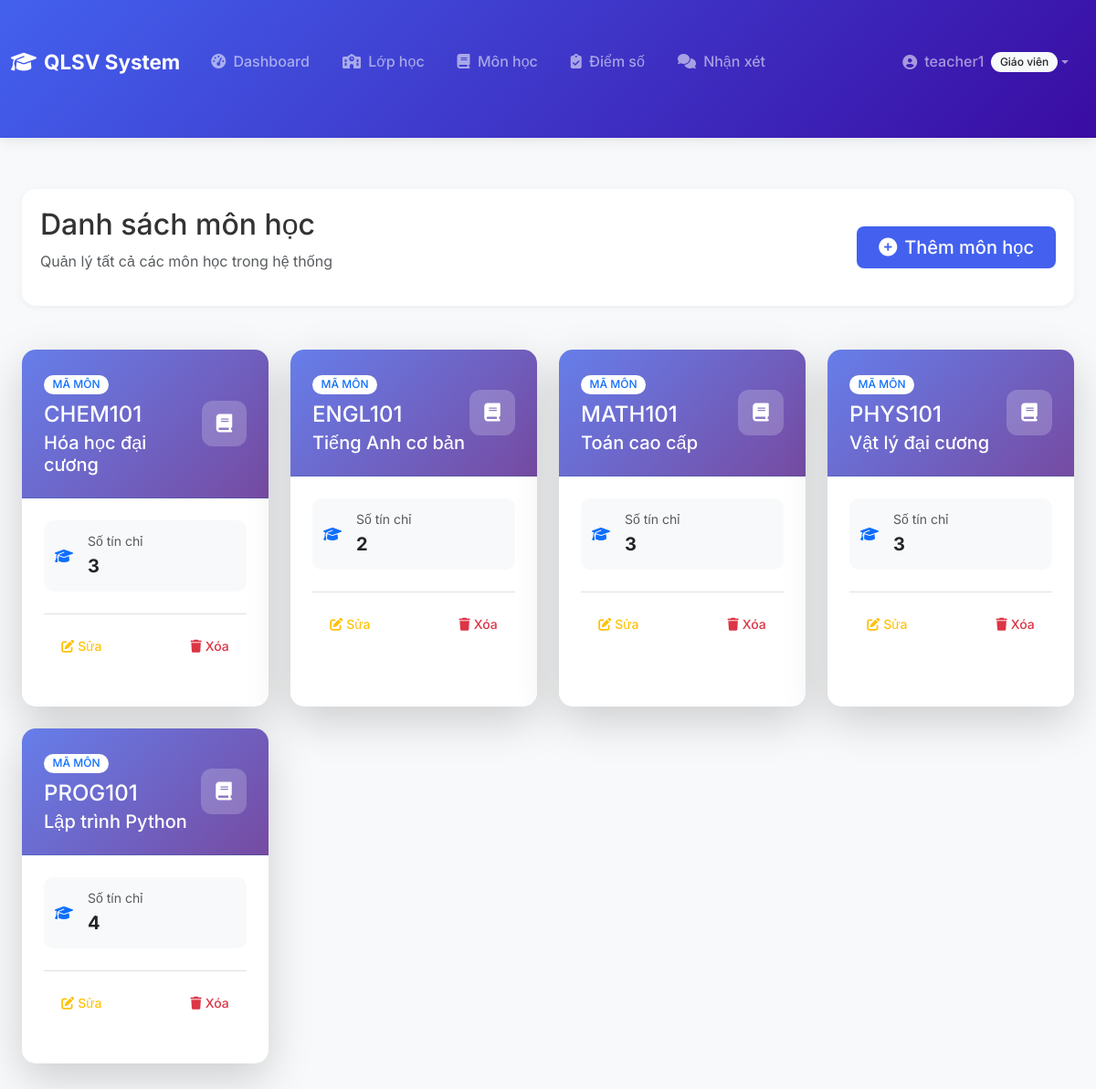
/grades/subjects/ (signed in), run on the app's committed database.
### accounts/models.py (models this page shows, shortened)
class CustomUser(AbstractUser):
    ROLE_CHOICES = (
        ('admin', 'Admin'),
        ('teacher', 'Giáo viên'),
        ('student', 'Sinh viên'),
    )
    role = models.CharField(max_length=10, choices=ROLE_CHOICES, default='student')

### grades/models.py (models this page shows, shortened)
class Subject(models.Model):
    ma_mon = models.CharField(max_length=20, unique=True, verbose_name="Mã môn")
    ten_mon = models.CharField(max_length=100, verbose_name="Tên môn học")
    so_tin_chi = models.IntegerField(
        validators=[MinValueValidator(1), MaxValueValidator(10)],
        verbose_name="Số tín chỉ"
    )
    mo_ta = models.TextField(blank=True, verbose_name="Mô tả")
    class Meta:
        verbose_name = "Môn học"
        verbose_name_plural = "Môn học"
        ordering = ['ma_mon']

### grades/views.py (the view)
# urls.py: path('subjects/', views.subject_list, name='subject_list'),
@login_required
@user_passes_test(is_admin_or_teacher)
def subject_list(request):
    subjects = Subject.objects.all()
    return render(request, 'grades/subject_list.html', {'subjects': subjects})

### grades/views.py (called while the page is built)
def is_admin_or_teacher(user):
    return user.is_authenticated and (user.role == 'admin' or user.role == 'teacher')

### grades/templates/grades/subject_list.html (shortened to what this page needs)
{% extends 'base.html' %}
{% block content %}
<div class="container-fluid py-4">
    <div class="page-header mb-5">
        <div class="d-flex justify-content-between align-items-center">
            <div>
                <h1 class="h2 mb-2">Danh sách môn học</h1>
                <p class="text-muted">Quản lý tất cả các môn học trong hệ thống</p>
            </div>
            <a href="{% url 'subject_create' %}" class="btn btn-primary btn-lg px-4">
                <i class="fas fa-plus-circle me-2"></i>Thêm môn học
            </a>
        </div>
    </div>
    {% if subjects %}
        <div class="row g-4">
            {% for subject in subjects %}
                <div class="col-xl-3 col-lg-4 col-md-6">
                    <div class="card subject-card h-100 shadow-lg border-0 hover-lift">
                        <div class="card-header bg-gradient-primary text-white py-4">
                            <div class="d-flex justify-content-between align-items-center">
                                <div>
                                    <span class="badge bg-white text-primary mb-2">MÃ MÔN</span>
                                    <h4 class="mb-1">{{ subject.ma_mon }}</h4>
                                    <h3 class="h5 mb-0">{{ subject.ten_mon }}</h3>
                                </div>
                                <div class="subject-icon">
                                    <i class="fas fa-book"></i>
                                </div>
                            </div>
                        </div>
                        <div class="card-body p-4">
                            <div class="subject-details mb-4">
                                <div class="info-row mb-3">
                                    <div class="d-flex align-items-center">
                                        <i class="fas fa-graduation-cap me-3 text-primary"></i>
                                        <div>
                                            <small class="text-muted d-block">Số tín chỉ</small>
                                            <span class="fw-bold fs-5">{{ subject.so_tin_chi }}</span>
                                        </div>
                                    </div>
                                </div>
                            </div>
                            <div class="d-flex justify-content-between pt-3 border-top">
                                <a href="{% url 'subject_update' subject.pk %}" class="btn btn-outline-warning btn-sm">
                                    <i class="fas fa-edit me-1"></i>Sửa
                                </a>
                                <a href="{% url 'subject_delete' subject.pk %}" class="btn btn-outline-danger btn-sm">
                                    <i class="fas fa-trash me-1"></i>Xóa
                                </a>
                            </div>
                        </div>
                    </div>
                </div>
            {% endfor %}
        </div>
    {% endif %}
</div>
{% endblock %}

### student/templates/base.html (shortened to what this page needs)
<!DOCTYPE html>
<html lang="vi">
<head>
    <link href="https://cdn.jsdelivr.net/npm/bootstrap@5.3.3/dist/css/bootstrap.min.css" rel="stylesheet">
    <link rel="stylesheet" href="https://cdnjs.cloudflare.com/ajax/libs/font-awesome/6.4.0/css/all.min.css">
</head>
<body class="bg-light">
<nav class="navbar navbar-expand-lg navbar-dark" style="background: linear-gradient(135deg, var(--primary-color), var(--secondary-color));">
    <div class="container">
        <a class="navbar-brand d-flex align-items-center" href="{% if user.is_authenticated %}{% url 'home' %}{% else %}{% url 'login' %}{% endif %}">
            <i class="fas fa-graduation-cap me-2"></i>
            <span>QLSV System</span>
        </a>
        <div class="collapse navbar-collapse" id="navbarNav">
            <ul class="navbar-nav me-auto">
                {% if user.is_authenticated %}
                    {% if user.role == 'admin' %}
                        <li class="nav-item dropdown">
                            <a class="nav-link dropdown-toggle" href="#" id="adminDropdown" role="button" data-bs-toggle="dropdown">
                                <i class="fas fa-tachometer-alt me-1"></i> Quản trị
                            </a>
                            <ul class="dropdown-menu">
                                <li><a class="dropdown-item" href="{% url 'dashboard' %}">
                                    <i class="fas fa-chart-line me-2"></i>Dashboard
                                </a></li>
                                <li><hr class="dropdown-divider"></li>
                                <li><h6 class="dropdown-header">Quản lý hệ thống</h6></li>
                                <li><a class="dropdown-item" href="{% url 'admin_user_list' %}">
                                    <i class="fas fa-users-cog me-2"></i>Tài khoản người dùng
                                </a></li>
                                <li><a class="dropdown-item" href="{% url 'admin_teacher_list' %}">
                                    <i class="fas fa-chalkboard-teacher me-2"></i>Giáo viên
                                </a></li>
                            </ul>
                        </li>
                        <li class="nav-item">
                            <a href="{% url 'student_list' %}" class="nav-link">
                                <i class="fas fa-users me-1"></i> Sinh viên
                            </a>
                        </li>
                        <li class="nav-item">
                            <a href="{% url 'class_list' %}" class="nav-link">
                                <i class="fas fa-school me-1"></i> Lớp học
                            </a>
                        </li>
                        <li class="nav-item">
                            <a href="{% url 'subject_list' %}" class="nav-link">
                                <i class="fas fa-book me-1"></i> Môn học
                            </a>
                        </li>
                        <li class="nav-item">
                            <a href="{% url 'grade_list' %}" class="nav-link">
                                <i class="fas fa-clipboard-check me-1"></i> Điểm số
                            </a>
                        </li>
                    {% elif user.role == 'teacher' %}
                        <li class="nav-item">
                            <a href="{% url 'teacher_dashboard' %}" class="nav-link">
                                <i class="fas fa-tachometer-alt me-1"></i> Dashboard
                            </a>
                        </li>
                        <li class="nav-item">
                            <a href="{% url 'class_list' %}" class="nav-link">
                                <i class="fas fa-school me-1"></i> Lớp học
                            </a>
                        </li>
                        <li class="nav-item">
                            <a href="{% url 'subject_list' %}" class="nav-link">
                                <i class="fas fa-book me-1"></i> Môn học
                            </a>
                        </li>
                        <li class="nav-item">
                            <a href="{% url 'grade_list' %}" class="nav-link">
                                <i class="fas fa-clipboard-check me-1"></i> Điểm số
                            </a>
                        </li>
                        <li class="nav-item">
                            <a href="{% url 'teacher_note_list' %}" class="nav-link">
                                <i class="fas fa-comments me-1"></i> Nhận xét
                            </a>
                        </li>
                    {% endif %}
                {% endif %}
            </ul>
            <ul class="navbar-nav">
                {% if user.is_authenticated %}
                    <li class="nav-item dropdown">
                        <a class="nav-link dropdown-toggle d-flex align-items-center" href="#" id="userDropdown" role="button" data-bs-toggle="dropdown">
                            <i class="fas fa-user-circle me-2"></i>
                            <span>{{ user.username }}</span>
                            <span class="badge bg-light text-dark ms-2">{{ user.get_role_display }}</span>
                        </a>
                    </li>
                {% else %}
                    <li class="nav-item">
                        <a href="{% url 'login' %}" class="nav-link">
                            <i class="fas fa-sign-in-alt me-1"></i> Đăng nhập
                        </a>
                    </li>
                {% endif %}
            </ul>
        </div>
    </div>
</nav>
<div class="container">
    {% block content %}{% endblock %}
</div>
</body>
</html>

### student/templates/base.html (style rules this page uses)
:root { --primary-color: #4361ee; --secondary-color: #3a0ca3; --success-color: #06d6a0; --info-color: #118ab2; --warning-color: #ffd166; --danger-color: #ef476f; --light-color: #f8f9fa; --dark-color: #212529; }
body { font-family: 'Inter', sans-serif; background-color: #f5f7fb; color: #333; line-height: 1.6; }
.navbar { box-shadow: 0 2px 15px rgba(0,0,0,0.1); padding-top: 0.8rem; padding-bottom: 0.8rem; }
.navbar-brand { font-weight: 700; font-size: 1.4rem; color: white !important; }
.nav-link { font-weight: 500; padding: 0.5rem 1rem !important; border-radius: 4px; margin: 0 2px; transition: all 0.2s ease; }
.container { max-width: 1400px; padding-top: 2rem; padding-bottom: 3rem; }
.card { border: none; border-radius: 12px; box-shadow: 0 5px 15px rgba(0,0,0,0.05); transition: transform 0.3s ease, box-shadow 0.3s ease; margin-bottom: 1.5rem; overflow: hidden; }
.card-header { border-radius: 12px 12px 0 0 !important; padding: 1.2rem 1.5rem; font-weight: 600; }
.btn { border-radius: 8px; padding: 0.5rem 1.2rem; font-weight: 500; transition: all 0.2s ease; border: none; }
.btn-primary { background-color: var(--primary-color); }
.badge { padding: 0.4em 0.8em; border-radius: 20px; font-weight: 500; }

### grades/templates/grades/subject_list.html (style rules this page uses)
.subject-card { border-radius: 15px; transition: all 0.3s ease; border: 1px solid #e9ecef; }
.subject-icon { width: 50px; height: 50px; background: rgba(255,255,255,0.2); border-radius: 12px; display: flex; align-items: center; justify-content: center; font-size: 20px; }
.bg-gradient-primary { background: linear-gradient(135deg, #667eea 0%, #764ba2 100%); }
.page-header { padding: 20px; background: white; border-radius: 15px; box-shadow: 0 2px 10px rgba(0,0,0,0.05); }
.hover-lift { transition: transform 0.2s; }
.info-row { padding: 12px; background: #f8f9fa; border-radius: 10px; transition: all 0.3s; }

### data on the page
CustomUser: username "teacher1", role "Giáo viên"
Subject: ma_mon "CHEM101", ten_mon "Hóa học đại cương", so_tin_chi "3"
Subject: ma_mon "ENGL101", ten_mon "Tiếng Anh cơ bản", so_tin_chi "2"
Subject: ma_mon "MATH101", ten_mon "Toán cao cấp", so_tin_chi "3"
Subject: ma_mon "PHYS101", ten_mon "Vật lý đại cương", so_tin_chi "3"
Subject: ma_mon "PROG101", ten_mon "Lập trình Python", so_tin_chi "4"
